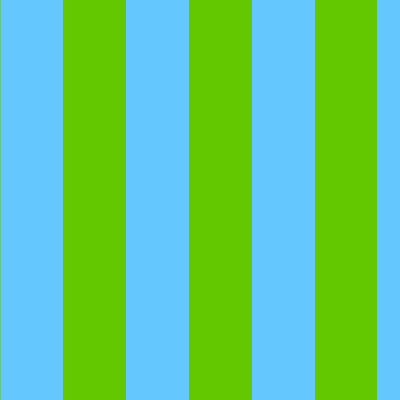
Frame 1 (no input)
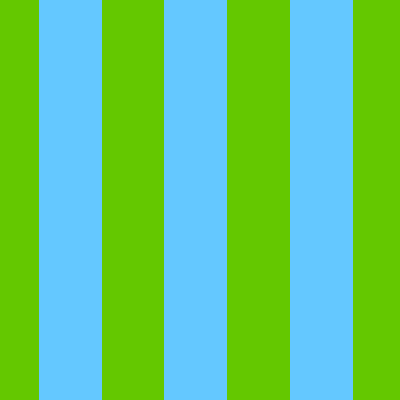
Frame 60 (no input)
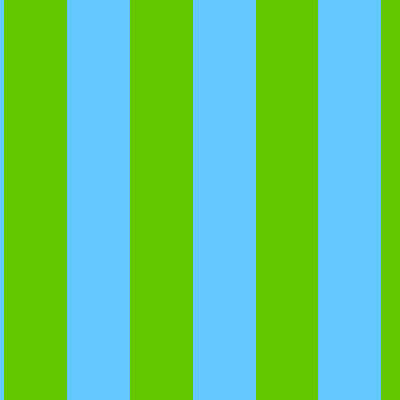
Frame 120 (the mouse pressed at the canvas centre since frame 60)

The p5.js sketch that drew these frames (run headless with seeded random() and noise() and a simulated clock; from frame 60 on, the mouse is pressed at the canvas centre):

// p5.js sketch
// ── sketch.js
let offset = 0
let speedSlider, freqSlider
function setup() {
  createCanvas(400, 400); 
  speedSlider = createSlider(0, 2,0.5, 0.01)
  freqSlider = createSlider(0, 100, 20, 1)
}

function sgn(val) {
  if (val > 0) {
    return 1
  } else if (val < 0 ) {
    return -1
  } else {
    return 0
  }
}

function draw() {
  background(220);

  loadPixels()
  let frequency = 1/freqSlider.value()

  for(let r = 0; r < height; r++) {
    for (let c = 0; c < width; c++) {
      let square = sgn(sin(frequency*c + offset) )
      let h = map(square, -1, 1, 0, 255)
      let hue = color(100,200, h)
      set(c,r, hue)
    }
  }
  updatePixels()
  offset += speedSlider.value()
}
